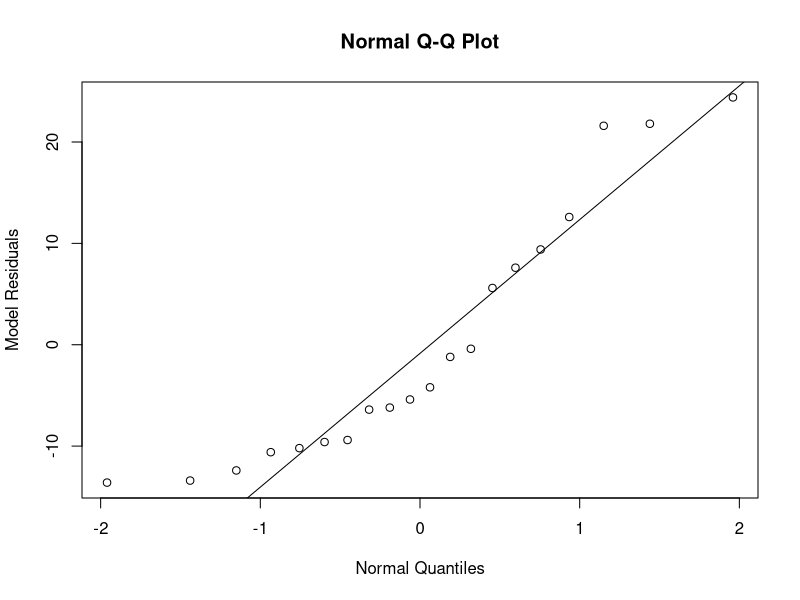
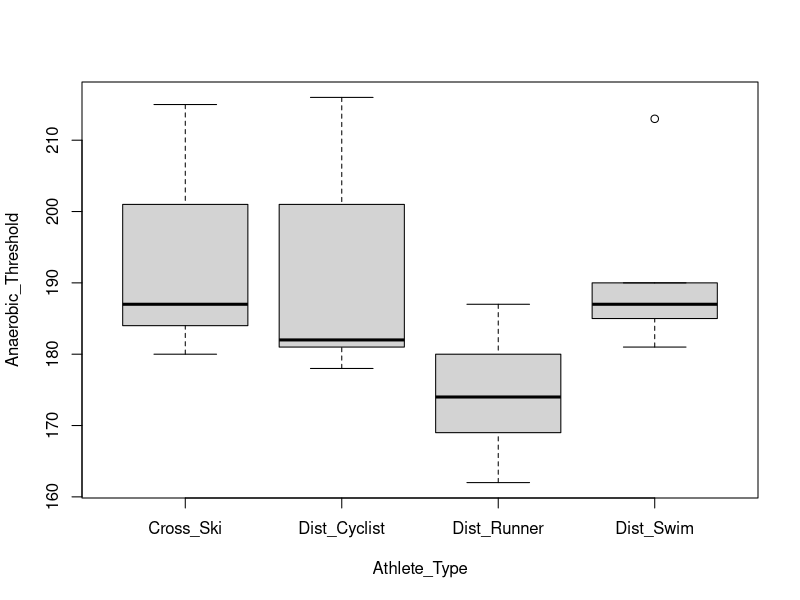
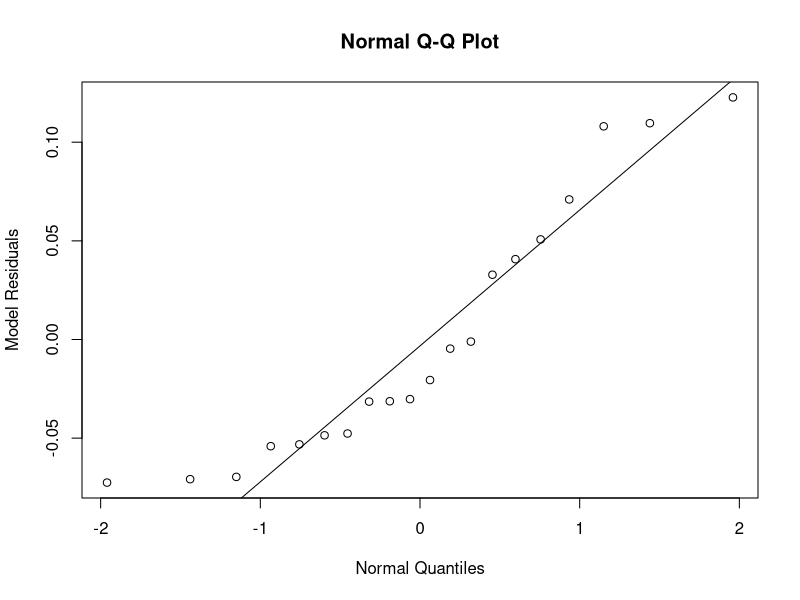
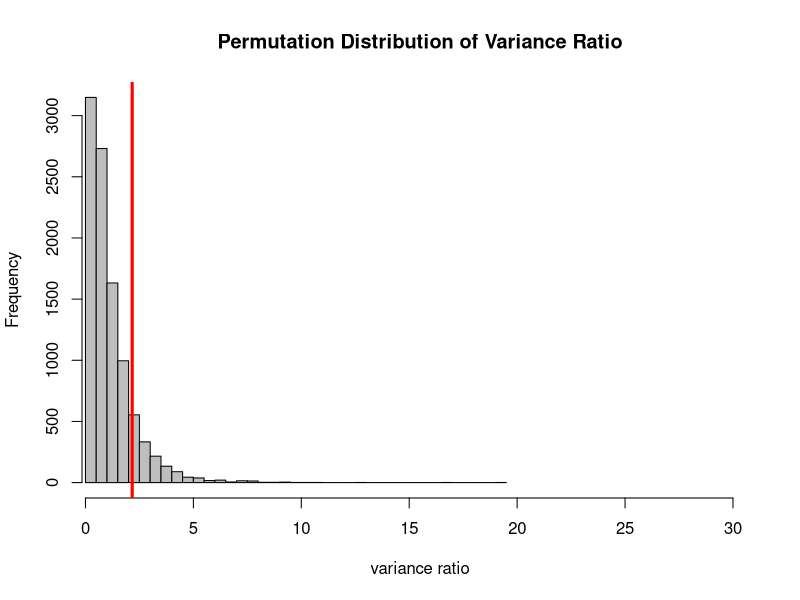

The R source for these figures, in order:
anaerobic <- read.csv("anaerobic.csv",header=TRUE)

anaerobic$logthresh <- log(anaerobic$Anaerobic_Threshold)

m1 <- lm(Anaerobic_Threshold~Athlete_Type,data=anaerobic)
summary(m1)
anovam1 <- summary(aov(m1))
anovam1
anaerobic$resids <- residuals(m1)

library(tidyverse)

#2 state assumptions
#Normality, constant variance, independence
#Normality by qqnorm and shapiro

{qqnorm(anaerobic$resids,xlab="Normal Quantiles",
        ylab="Model Residuals")
  qqline(anaerobic$resids)}

shapiro.test(anaerobic$resids)
boxplot(Anaerobic_Threshold~Athlete_Type,data=anaerobic)

anaerobic_summary <- anaerobic %>%
             group_by(Athlete_Type) %>%
             summarise(vargroup = sd(Anaerobic_Threshold)^2,
                       mngroup = mean(Anaerobic_Threshold),
                       varlogs = var(logthresh))
varcheck <- max(anaerobic_summary$vargroup)/min(anaerobic_summary$vargroup)
varcheck

#var assumption not met due to ratio of max to min = 2.87
# equal to 268.3/98.3

#Now do log transform
anaerobic$logthresh <- log(anaerobic$Anaerobic_Threshold)
m2 <- lm(logthresh~Athlete_Type,data=anaerobic)
summary(m2)
anaerobic$residsm2 <- residuals(m2)

{qqnorm(anaerobic$residsm2,xlab="Normal Quantiles",
        ylab="Model Residuals")
  qqline(anaerobic$residsm2)}
shapiro.test(anaerobic$residsm2)

varcheck2 <- max(anaerobic_summary$varlogs)/min(anaerobic_summary$varlogs)
varcheck2
#var assumption appears to be ok since ration < 2.5

#Q4 - permutation test for determining mean differences

Fobs <-  anovam1[[1]]$"F value"[1]
Fobs

permutation.test <- function(obsdat,respvar,treatvar,numsims){
  Fperm=c()
  result=0
  for(i in 1:numsims){
    newtreat <- sample(treatvar,nrow(obsdat),replace=FALSE)
    mod <- lm(respvar ~ newtreat,data=obsdat)
    anovamod <- summary(aov(mod))
    Fperm[i] <- anovamod[[1]]$"F value"[1]
  }
  result=sum(Fperm >= Fobs)
  return(list(result, Fperm))
}

test1 <- permutation.test(obsdat=anaerobic, 
                          respvar=anaerobic$Anaerobic_Threshold, 
                          treatvar=anaerobic$Athlete_Type,
                          numsims=10000)

hist(test1[[2]], breaks=50, col='grey', main="Permutation Distribution of Variance Ratio", 
     xlab='variance ratio',xlim=c(1,30))
abline(v=Fobs, lwd=3, col="red")

perm_pvalue <- test1[[1]]/10000

perm_pvalue

#problem 6 bootstrap

bootf <- function(dat,sampsize,B){
  meanvec <- 1:B
  
  for (i in 1:B){
    samp <- sample(dat,sampsize, replace=TRUE)
    mnsamp <- mean(samp)
    meanvec[i] <- mnsamp
  } # end of i loop
  return (list(meanvec))
} #end of function bootf


options(digits=4)

thresh_swim_dat <- anaerobic[anaerobic$Athlete_Type=="Dist_Swim",]
thresh_swim_dat_vals <- thresh_swim_dat$Anaerobic_Threshold

thresh_cycle_dat <- anaerobic[anaerobic$Athlete_Type=="Dist_Swim",]
thresh_cycle_dat_vals <- thresh_cycle_dat$Anaerobic_Threshold

swimboot <- bootf(thresh_swim_dat_vals,5,10000)
cycleboot <- bootf(thresh_cycle_dat_vals,5,10000)

bootdiff_swim_cycle <- swimboot[[1]]-cycleboot[[1]]
conf_int_diff_sw_cy <- quantile(bootdiff_swim_cycle,c(0.025,0.975))
conf_int_diff_sw_cy

#problem 7 power
#MSE from raw analysis = 182.3
groupmeans <- anaerobic_summary$mngroup
5*var(groupmeans)

ybargrand <- mean(groupmeans)
ssq_bet <- sum((anaerobic_summary$mngroup-ybargrand)^2)
sig_bet <- ssq_bet/4

cohen <- sqrt(sig_bet/182.3)
library(pwr)
pwr.anova.test(k=4,n=5,f=cohen,sig.level=0.05,
               power=NULL)

pwr.anova.test(k=4,n=NULL,f=cohen,sig.level=0.05,
               power=0.9)

msqbet <- (5*sum((anaerobic_summary$mngroup-ybargrand)^2))/3

p <- power.anova.test(groups = length(groupmeans), 
                      between.var = var(groupmeans), within.var = 182.3, 
                      power=NULL,sig.level=0.05,n=5)
p
